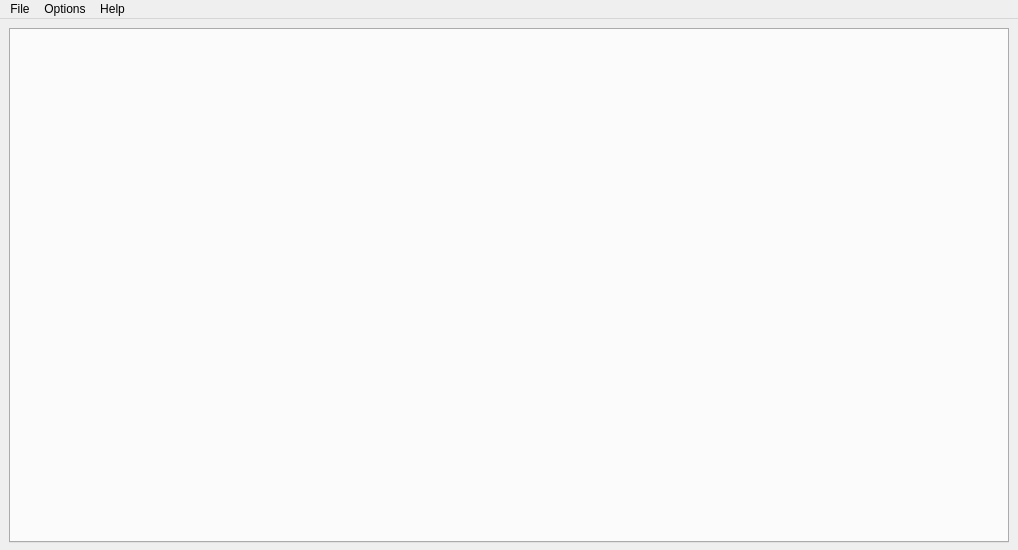
<?xml version="1.0" encoding="UTF-8"?>
<ui version="4.0">
 <class>MainWindow</class>
 <widget class="QMainWindow" name="MainWindow">
  <property name="windowModality">
   <enum>Qt::NonModal</enum>
  </property>
  <property name="geometry">
   <rect>
    <x>0</x>
    <y>0</y>
    <width>1018</width>
    <height>550</height>
   </rect>
  </property>
  <property name="sizePolicy">
   <sizepolicy hsizetype="MinimumExpanding" vsizetype="MinimumExpanding">
    <horstretch>0</horstretch>
    <verstretch>0</verstretch>
   </sizepolicy>
  </property>
  <property name="minimumSize">
   <size>
    <width>1010</width>
    <height>525</height>
   </size>
  </property>
  <property name="maximumSize">
   <size>
    <width>2036</width>
    <height>1100</height>
   </size>
  </property>
  <property name="windowTitle">
   <string>YouTube Download</string>
  </property>
  <property name="windowIcon">
   <iconset>
    <normaloff>../assets/ytdl.png</normaloff>../assets/ytdl.png</iconset>
  </property>
  <property name="autoFillBackground">
   <bool>true</bool>
  </property>
  <property name="tabShape">
   <enum>QTabWidget::Rounded</enum>
  </property>
  <property name="unifiedTitleAndToolBarOnMac">
   <bool>false</bool>
  </property>
  <widget class="QWidget" name="centralwidget">
   <property name="sizePolicy">
    <sizepolicy hsizetype="Fixed" vsizetype="Fixed">
     <horstretch>0</horstretch>
     <verstretch>0</verstretch>
    </sizepolicy>
   </property>
   <layout class="QGridLayout" name="gridLayout">
    <item row="0" column="0">
     <widget class="QTabWidget" name="tab_manager">
      <property name="sizePolicy">
       <sizepolicy hsizetype="Fixed" vsizetype="Fixed">
        <horstretch>0</horstretch>
        <verstretch>0</verstretch>
       </sizepolicy>
      </property>
      <property name="minimumSize">
       <size>
        <width>1000</width>
        <height>515</height>
       </size>
      </property>
      <property name="currentIndex">
       <number>-1</number>
      </property>
     </widget>
    </item>
   </layout>
  </widget>
  <widget class="QMenuBar" name="menubar">
   <property name="geometry">
    <rect>
     <x>0</x>
     <y>0</y>
     <width>1018</width>
     <height>21</height>
    </rect>
   </property>
   <widget class="QMenu" name="options">
    <property name="title">
     <string>Options</string>
    </property>
    <addaction name="actionAdvanced_Preferences"/>
   </widget>
   <widget class="QMenu" name="help">
    <property name="title">
     <string>Help</string>
    </property>
    <addaction name="actionReport_Bug"/>
    <addaction name="actionCheck_for_updates"/>
    <addaction name="separator"/>
    <addaction name="about"/>
   </widget>
   <widget class="QMenu" name="file">
    <property name="title">
     <string>File</string>
    </property>
    <addaction name="exit"/>
   </widget>
   <addaction name="file"/>
   <addaction name="options"/>
   <addaction name="help"/>
  </widget>
  <action name="actionAdvanced_Preferences">
   <property name="enabled">
    <bool>false</bool>
   </property>
   <property name="text">
    <string>Preferences</string>
   </property>
  </action>
  <action name="actionCheck_for_updates">
   <property name="enabled">
    <bool>false</bool>
   </property>
   <property name="text">
    <string>Check for updates...</string>
   </property>
  </action>
  <action name="about">
   <property name="text">
    <string>About</string>
   </property>
  </action>
  <action name="actionNew_Window">
   <property name="text">
    <string>New Window</string>
   </property>
  </action>
  <action name="exit">
   <property name="text">
    <string>Exit</string>
   </property>
  </action>
  <action name="actionReport_Bug">
   <property name="enabled">
    <bool>false</bool>
   </property>
   <property name="text">
    <string>Report Bug</string>
   </property>
  </action>
 </widget>
 <resources/>
 <connections/>
</ui>
